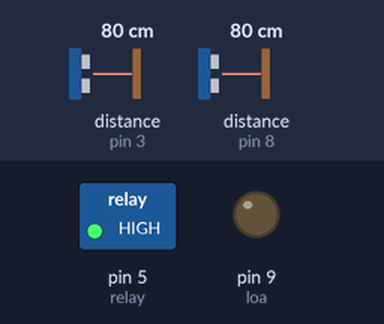
This sketch was run on a simulated Arduino Uno, built with avr-gcc and run on an emulated ATmega328P. On the bench: switched loads named in the sketch (green lamp = pin HIGH), output pins drawn as LEDs (lit = HIGH). Wiring (inferred from the names in the program): 2 × ultrasonic range finder: trigger pin 2, echo pin 3 / trigger pin 7, echo pin 8. The inputs (shaded band) are chosen by the test bench; at power-on: distance to the obstacle (sensors on pin 3, pin 8) 80 cm. The echo pulse lasts 58.3 µs per cm; pins used as bus, display or sensor lines are not drawn.

Above: at 1.2 s.
1.3 s: distance to the obstacle (sensor on pin 3) set to 12 cm
2.8 s: distance to the obstacle (sensor on pin 3) set to 9 cm
At 3.3 s:
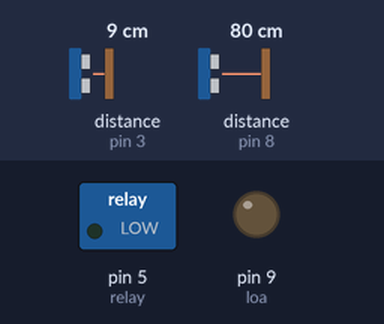
Timing chart, 0 to 5.8 s (numbered marks = the images above; inputs shaded):
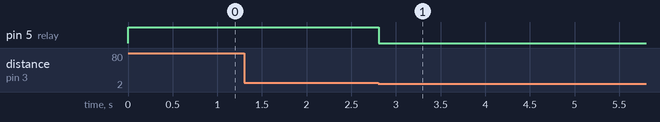

The sketch:

may_say_tay.ino
```cpp
int trig1=2;
int echo1=3;
int relay=5;
int trig2=7;
int echo2=8;
int loa=9;
unsigned long thoigian;
int khoangcachduoi;
int khoangcachtruoc;
void setup() {
  pinMode(relay,OUTPUT);
  pinMode(trig1,OUTPUT);
  pinMode(echo1,INPUT);
  pinMode(trig2,OUTPUT);
  pinMode(echo2,INPUT);
  digitalWrite(relay,HIGH);
  pinMode(loa,OUTPUT);
  digitalWrite(loa,LOW);
}
void loop() {
  khoangcachduoi=0;
  khoangcachtruoc=0;
  khoangcachduoi=dokhoangcach(trig1,echo1);
  khoangcachtruoc=dokhoangcach(trig2,echo2);
  if(khoangcachtruoc<30){
    digitalWrite(loa,HIGH);
  }else{
    digitalWrite(loa,LOW);
  }
  if(khoangcachduoi<10){
    digitalWrite(relay, LOW);
    delay(7000);
    digitalWrite(relay, HIGH);
  }
}
int dokhoangcach(int trig, int echo){
  int khoangcach;
  digitalWrite(trig,LOW);
  delayMicroseconds(2);
  digitalWrite(trig,HIGH);
  delayMicroseconds(10);
  digitalWrite(trig,LOW);

  thoigian=pulseIn(echo, HIGH);
  khoangcach=thoigian/2/29.412;
  return khoangcach;
}
```

Measured:
- the behaviour switches between 11 and 10 cm on distance to the obstacle (sensor on pin 3) (found by bisection; images 0 and 1)
- after the input at 1.3 s, every drawn part: stays the same
- after the input at 2.8 s, pin 5 (relay): HIGH → LOW at once
